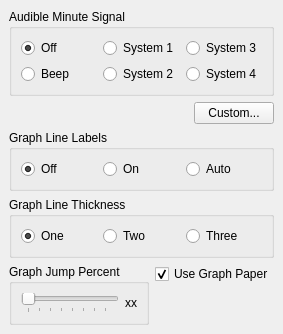
<?xml version="1.0" encoding="UTF-8"?>
<ui version="4.0">
 <class>GasPDefaults</class>
 <widget class="QWidget" name="GasPDefaults">
  <property name="geometry">
   <rect>
    <x>0</x>
    <y>0</y>
    <width>261</width>
    <height>311</height>
   </rect>
  </property>
  <property name="windowTitle">
   <string>Form</string>
  </property>
  <layout class="QGridLayout">
   <property name="margin">
    <number>9</number>
   </property>
   <property name="spacing">
    <number>6</number>
   </property>
   <item row="1" column="0">
    <spacer>
     <property name="orientation">
      <enum>Qt::Horizontal</enum>
     </property>
     <property name="sizeHint" stdset="0">
      <size>
       <width>191</width>
       <height>20</height>
      </size>
     </property>
    </spacer>
   </item>
   <item row="1" column="1">
    <widget class="QPushButton" name="pbCustom">
     <property name="text">
      <string>Custom...</string>
     </property>
    </widget>
   </item>
   <item row="0" column="0" colspan="2">
    <widget class="QGroupBox" name="groupBox">
     <property name="title">
      <string>Audible Minute Signal</string>
     </property>
     <layout class="QGridLayout">
      <property name="margin">
       <number>9</number>
      </property>
      <property name="spacing">
       <number>6</number>
      </property>
      <item row="0" column="1">
       <widget class="QRadioButton" name="rbAudibleSystem1">
        <property name="sizePolicy">
         <sizepolicy hsizetype="Minimum" vsizetype="Fixed">
          <horstretch>0</horstretch>
          <verstretch>0</verstretch>
         </sizepolicy>
        </property>
        <property name="text">
         <string>System 1</string>
        </property>
       </widget>
      </item>
      <item row="0" column="2">
       <widget class="QRadioButton" name="rbAudibleSystem3">
        <property name="text">
         <string>System 3</string>
        </property>
       </widget>
      </item>
      <item row="0" column="0">
       <widget class="QRadioButton" name="rbAudibleOff">
        <property name="text">
         <string>Off</string>
        </property>
        <property name="checked">
         <bool>true</bool>
        </property>
       </widget>
      </item>
      <item row="1" column="1">
       <widget class="QRadioButton" name="rbAudibleSystem2">
        <property name="text">
         <string>System 2</string>
        </property>
       </widget>
      </item>
      <item row="1" column="0">
       <widget class="QRadioButton" name="rbAudibleBeep">
        <property name="text">
         <string>Beep</string>
        </property>
       </widget>
      </item>
      <item row="1" column="2">
       <widget class="QRadioButton" name="rbAudibleSystem4">
        <property name="text">
         <string>System 4</string>
        </property>
       </widget>
      </item>
     </layout>
    </widget>
   </item>
   <item row="2" column="0" colspan="2">
    <widget class="QGroupBox" name="groupBox_2">
     <property name="title">
      <string>Graph Line Labels</string>
     </property>
     <layout class="QHBoxLayout">
      <property name="spacing">
       <number>6</number>
      </property>
      <property name="margin">
       <number>9</number>
      </property>
      <item>
       <widget class="QRadioButton" name="rbGraphLabelsOff">
        <property name="text">
         <string>Off</string>
        </property>
        <property name="checked">
         <bool>true</bool>
        </property>
       </widget>
      </item>
      <item>
       <widget class="QRadioButton" name="rbGraphLabelsOn">
        <property name="sizePolicy">
         <sizepolicy hsizetype="Minimum" vsizetype="Expanding">
          <horstretch>0</horstretch>
          <verstretch>0</verstretch>
         </sizepolicy>
        </property>
        <property name="text">
         <string>On</string>
        </property>
       </widget>
      </item>
      <item>
       <widget class="QRadioButton" name="rbGraphLabelsAuto">
        <property name="text">
         <string>Auto</string>
        </property>
       </widget>
      </item>
     </layout>
    </widget>
   </item>
   <item row="3" column="0" colspan="2">
    <widget class="QGroupBox" name="groupBox_3">
     <property name="title">
      <string>Graph Line Thickness</string>
     </property>
     <layout class="QHBoxLayout">
      <property name="spacing">
       <number>6</number>
      </property>
      <property name="margin">
       <number>9</number>
      </property>
      <item>
       <widget class="QRadioButton" name="rbGraphThicknessOne">
        <property name="text">
         <string>One</string>
        </property>
        <property name="checked">
         <bool>true</bool>
        </property>
       </widget>
      </item>
      <item>
       <widget class="QRadioButton" name="rbGraphThicknessTwo">
        <property name="text">
         <string>Two</string>
        </property>
       </widget>
      </item>
      <item>
       <widget class="QRadioButton" name="rbGraphThicknessThree">
        <property name="text">
         <string>Three</string>
        </property>
       </widget>
      </item>
     </layout>
    </widget>
   </item>
   <item row="4" column="0" colspan="2">
    <layout class="QHBoxLayout">
     <property name="spacing">
      <number>6</number>
     </property>
     <property name="margin">
      <number>0</number>
     </property>
     <item>
      <widget class="QGroupBox" name="groupBox_4">
       <property name="title">
        <string>Graph Jump Percent</string>
       </property>
       <layout class="QHBoxLayout">
        <property name="spacing">
         <number>6</number>
        </property>
        <property name="margin">
         <number>9</number>
        </property>
        <item>
         <widget class="QSlider" name="hsGraphPercent">
          <property name="minimum">
           <number>25</number>
          </property>
          <property name="maximum">
           <number>100</number>
          </property>
          <property name="orientation">
           <enum>Qt::Horizontal</enum>
          </property>
          <property name="tickPosition">
           <enum>QSlider::TicksBelow</enum>
          </property>
         </widget>
        </item>
        <item>
         <widget class="QLabel" name="lPercentValue">
          <property name="text">
           <string>xx</string>
          </property>
          <property name="alignment">
           <set>Qt::AlignCenter</set>
          </property>
         </widget>
        </item>
       </layout>
      </widget>
     </item>
     <item>
      <layout class="QVBoxLayout">
       <property name="spacing">
        <number>6</number>
       </property>
       <property name="margin">
        <number>0</number>
       </property>
       <item>
        <widget class="QCheckBox" name="cbUseGraphPaper">
         <property name="text">
          <string>Use Graph Paper</string>
         </property>
         <property name="checked">
          <bool>true</bool>
         </property>
        </widget>
       </item>
       <item>
        <spacer>
         <property name="orientation">
          <enum>Qt::Vertical</enum>
         </property>
         <property name="sizeHint" stdset="0">
          <size>
           <width>20</width>
           <height>40</height>
          </size>
         </property>
        </spacer>
       </item>
      </layout>
     </item>
    </layout>
   </item>
  </layout>
 </widget>
 <resources>
  <include location="../rsc/gasman.qrc"/>
 </resources>
 <connections/>
</ui>
